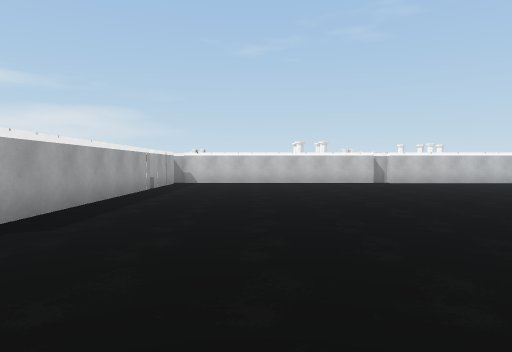
View 1 (above)

20 first-person views from a walk through a Unity game level. The camera is 1.4 m above the floor, tilts 2° down and sees 75° across. The floor is counted in squares, 2 m on a side. Each view is taken from the middle of a square. On the plan, view 1 faces up. The plan holds only what a view shows up to about 10 squares ahead; the rest is blank. The place goes on beyond the plan. The player character is not drawn. Some animated figures are left out.

View 2
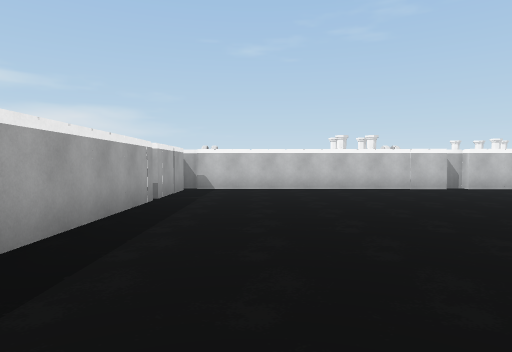

View 3
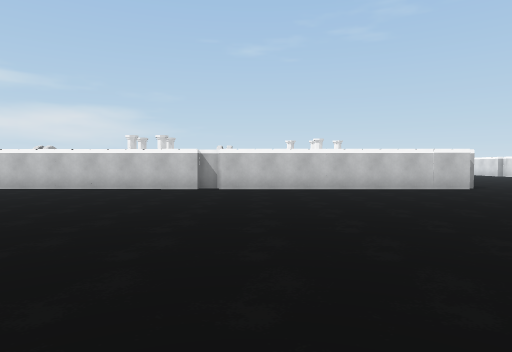

View 4
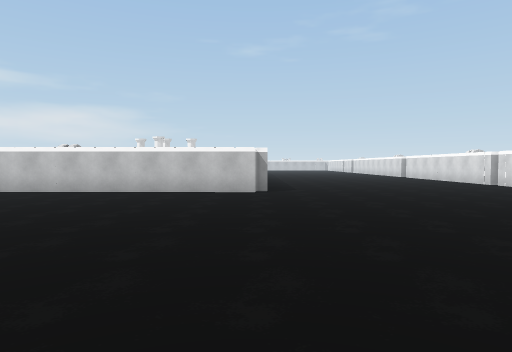

View 5
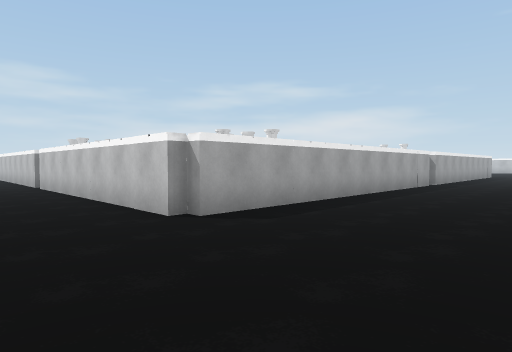

View 6
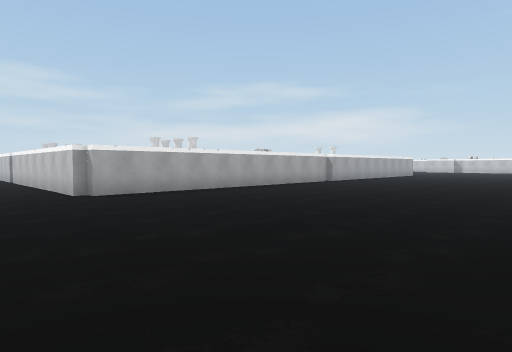

View 7
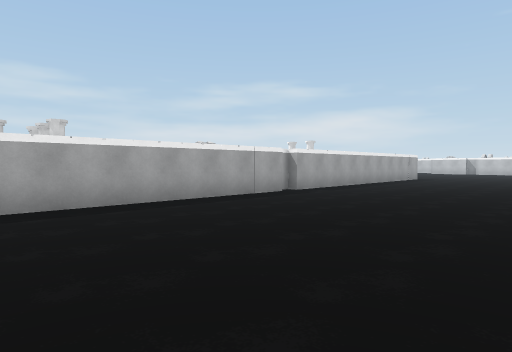

View 8
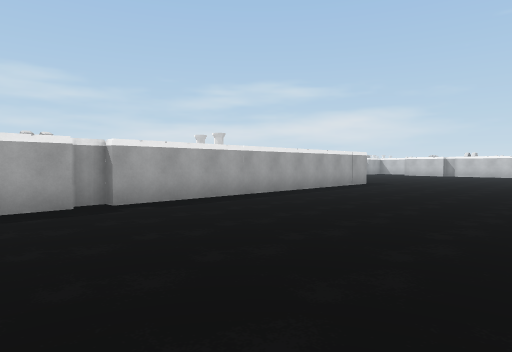

View 9
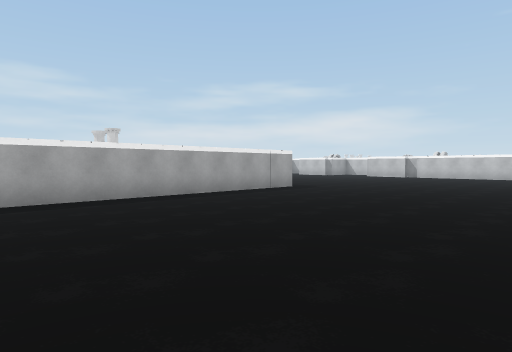

View 10
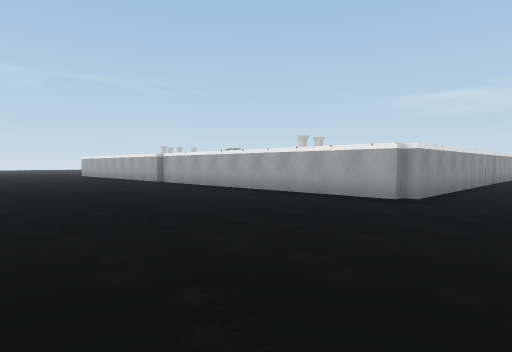

View 11
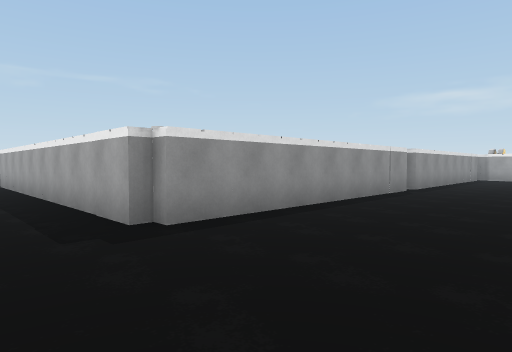

View 12
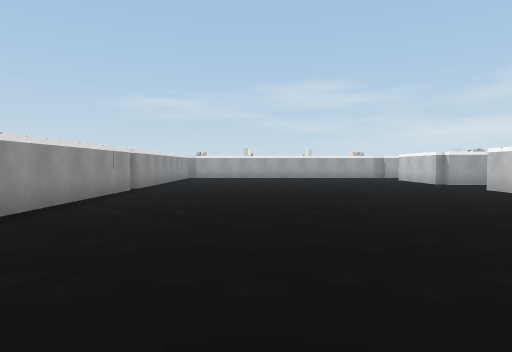

View 13
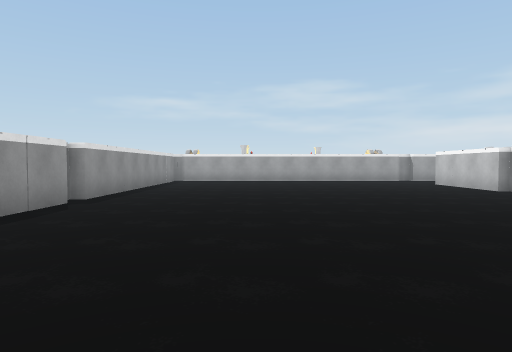

View 14
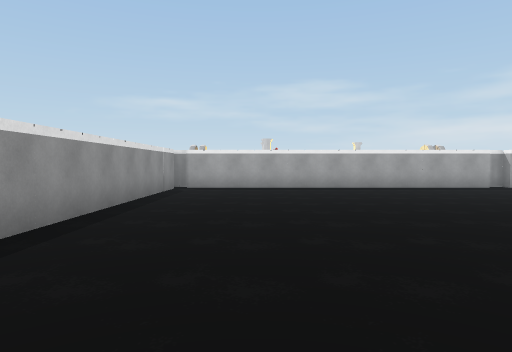

View 15
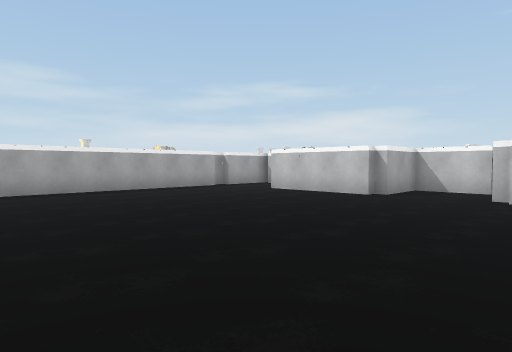

View 16
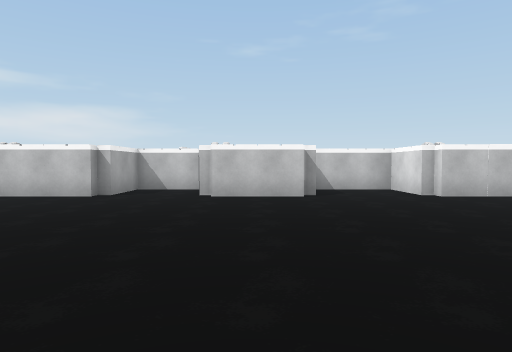

View 17
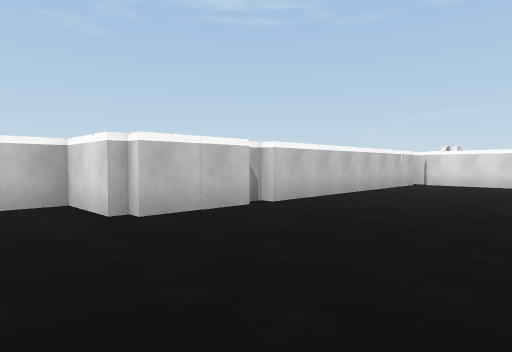

View 18
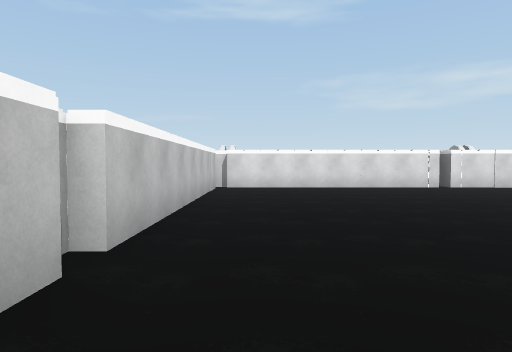

View 19
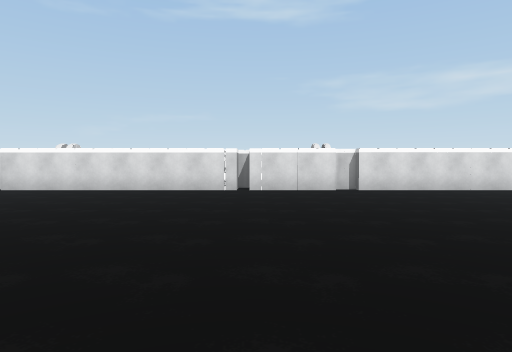

View 20
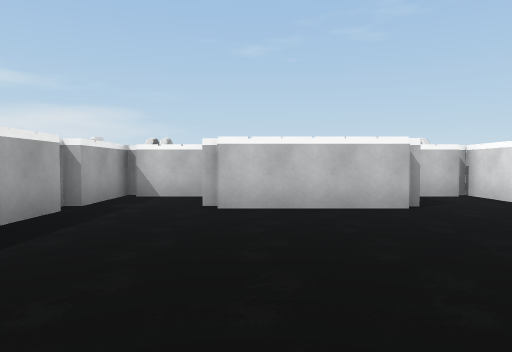

### Floor plan
Points are (right, up) in squares from view 1. A wall is a line through its corners. A room is listed if a view was taken in it or the views show most of it. See-through windows are left out.
Room 1 (views 1, 2, 3, 4, 5, 6, 7, 8, 9, 10, 11, 12, 13, 14, 15, 16, 17, 18, 19, 20)
walls: (12.3, 21.8) (12.3, 12.7) (12, 12.7) (12, 12.4) (4.9, 12.4); (12, 22.4) (12, 21.6); (5, 12.7) (4.4, 12.7) (4.4, 12.4) (-2.9, 12.4) (-2.9, 9.8); (20, 27.1) (20, 31.3); (20.3, 31.1) (20.3, 31.9); (20, 31.8) (20, 34.3); (5, 31.6) (12.3, 31.6) (12.3, 22.3); (20, 34.5) (20, 40.9); (-2.9, 9.5) (-2.9, 3.9); (-0.5, 31.6) (4.4, 31.6) (4.4, 31.3); (12.1, 41.2) (10, 41.2) (10, 41.5) (9.7, 41.5) (9.7, 43.2) (7.6, 43.2); (12.7, 41.5) (12.2, 41.5); (7.1, 41.2) (5, 41.2); (19.7, 41.2) (12.6, 41.2); (4.7, 42.1) (4.7, 43.6); (2.4, 41.6) (2.4, 41.2) (-0.6, 41.2); (4.5, 43.2) (2.7, 43.2) (2.7, 41.5); (-2.9, 41) (-2.9, 31.9); (-1.1, 43.2) (-2.6, 43.2); (-2.9, 43.6) (-2.9, 41.5)

Positions as (right, up) in squares from view 1, and headings:
1: (0, 0), facing up
2: (-1, 3), facing up
3: (6, 3), facing up
4: (12, 4), facing up
5: (16, 10), facing up-left
6: (20, 10), facing up-left
7: (18, 15), facing up-left
8: (18, 20), facing up-left
9: (19, 23), facing up-left
10: (19, 34), facing down-left
11: (14, 35), facing down-left
12: (14, 35), facing left
13: (11, 35), facing left
14: (7, 34), facing left
15: (6, 34), facing up-left
16: (6, 34), facing up
17: (8, 37), facing up-right
18: (10, 40), facing right
19: (11, 34), facing right
20: (0, 36), facing up
